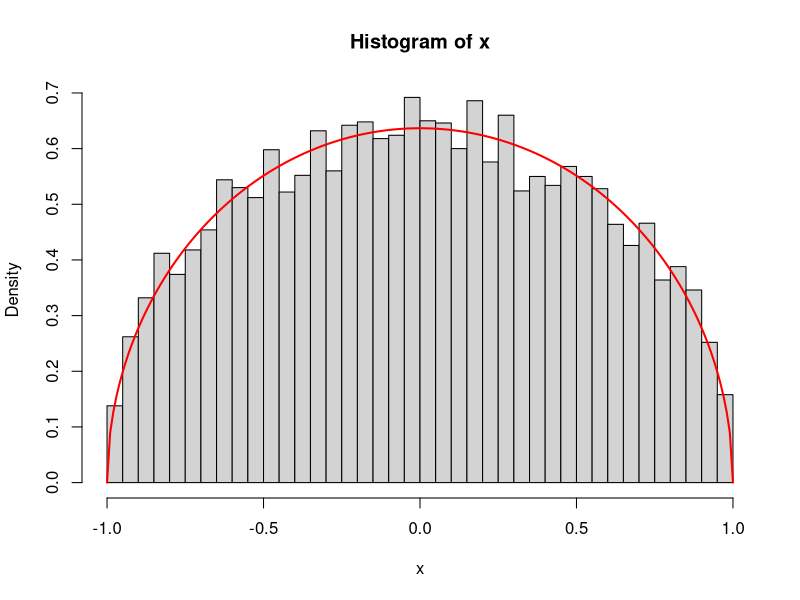

Reproduce this figure in R.
## ---- chunk 1
f <- function(x) {
  2 / pi * sqrt(1 - x^2) * (x >= -1 & x <= 1)
}

n <- 10000

M <- 4 / pi
g <- function(x) {
  1 / 2 * (x >= -1 & x <= 1)
}

x <- numeric(0)
while (length(x) < n) {
  U <- runif(1)
  X <- runif(1, -1, 1)
  x <- append(x, X[U <= (f(X) / (M * g(X)))])
}

t <- seq(-1, 1, 0.01)
hist(x, freq = FALSE, breaks = 50)
lines(t, f(t), col = "red", lwd = 2)
